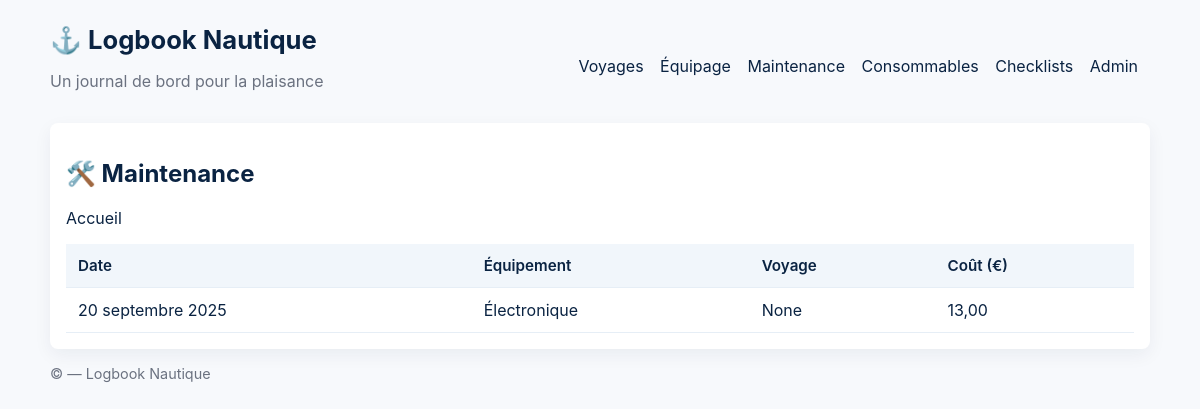
Screenshot of /maintenance/ with the database file from the repository.
### nautical/models.py (models this page shows, shortened)
class MaintenanceRecord(models.Model):
    date = models.DateField('Date intervention')
    equipment = models.CharField('Équipement concerné', max_length=30, choices=EquipmentType.choices, default=EquipmentType.DIVERS)
    description = models.TextField('Description')
    cost_eur = models.DecimalField('Coût (€)', max_digits=9, decimal_places=2, null=True, blank=True)
    engine_hours_at_time = models.IntegerField('Heure moteur liée', null=True, blank=True)
    voyage = models.ForeignKey(LogbookEntry, verbose_name='Lien voyage', on_delete=models.SET_NULL, null=True, blank=True, related_name='maintenance')
    next_due_date = models.DateField('Prochaine échéance', null=True, blank=True)
    class Meta:
        ordering = ['-date']
        verbose_name = 'Maintenance'
        verbose_name_plural = 'Maintenance'

### nautical/views.py (the view)
# urls.py: path('maintenance/', views.MaintenanceListView.as_view(), name='maintenance_list'),
class MaintenanceListView(ListView):
    model = MaintenanceRecord
    template_name = 'nautical/maintenance_list.html'

### templates/nautical/maintenance_list.html (shortened to what this page needs)
{% extends 'base.html' %}
{% block content %}
  <h2>🛠️ Maintenance</h2>
  <p><a href="/">Accueil</a></p>
  <table>
    <thead>
      <tr><th>Date</th><th>Équipement</th><th>Voyage</th><th>Coût (€)</th></tr>
    </thead>
    <tbody>
      {% for m in object_list %}
        <tr>
          <td>{{ m.date }}</td>
          <td>{{ m.get_equipment_display }}</td>
          <td>{{ m.voyage }}</td>
          <td>{{ m.cost_eur }}</td>
        </tr>
      {% empty %}
        <tr><td colspan="4">Aucune intervention.</td></tr>
      {% endfor %}
    </tbody>
  </table>
{% endblock %}

### static/base.css (style rules this page uses)
:root { --bg: #f7f9fc; --card: #ffffff; --muted: #6b7280; --accent: #0a2342; --border: #e6eef6; --radius: 8px; }
* { box-sizing:border-box }
body { font-family:Inter,system-ui,-apple-system,Segoe UI,Roboto,'Helvetica Neue',Arial,sans-serif;margin:1.5rem;background:var(--bg);color:var(--accent); }
table { border-collapse:separate;border-spacing:0;width:100% }
th,td { padding:.75rem;border-bottom:1px solid var(--border);text-align:left }
th { background:#f1f6fb;font-weight:600;font-size:0.95rem }
a { text-decoration:none;color:var(--accent) }

### rows the page displays
MaintenanceRecord: date "20 septembre 2025", equipment "Électronique", voyage "None", cost_eur "13,00"
